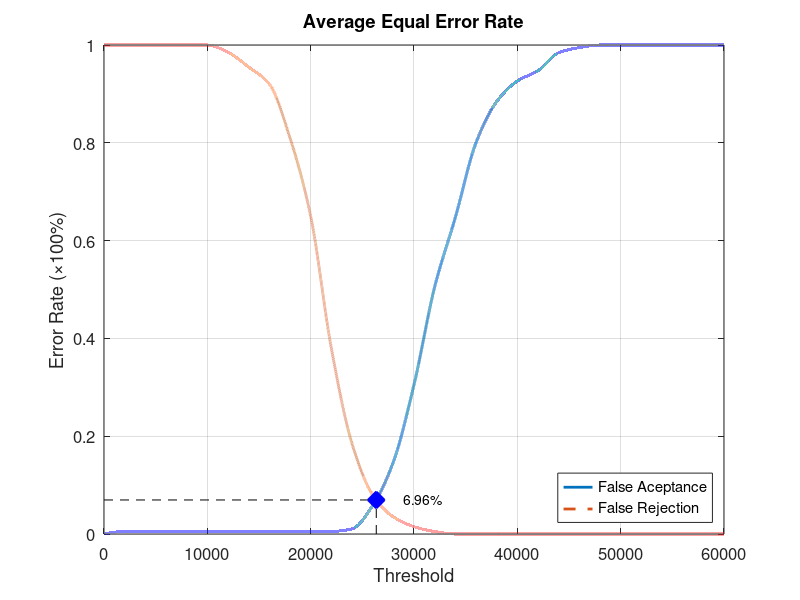
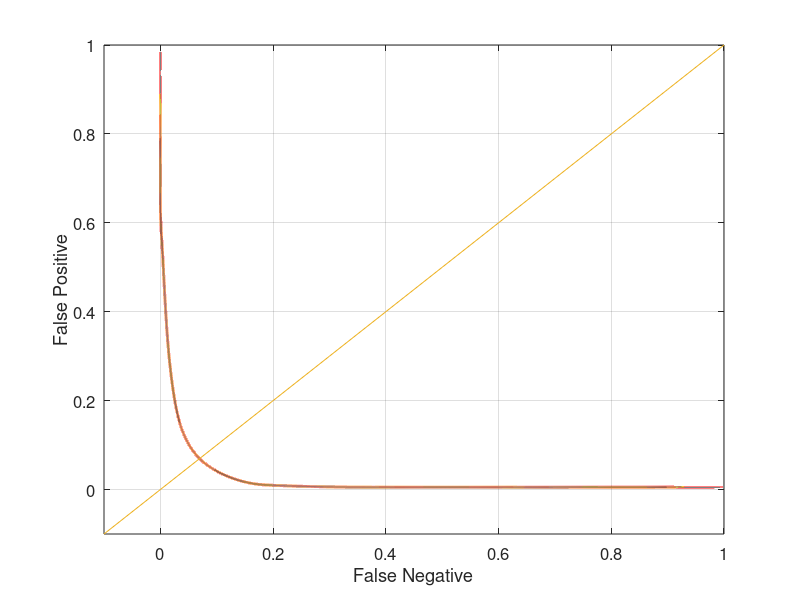

Recreate these plots in MATLAB, in order.
function yEER = Database1_1
close all;
clear;
clc;
x = 0:2000:60000;
xq = 0:0.5:60000;

y0 = [0 0.00526316 0.00526316 0.00526316 0.00526316 0.00526316 0.00526316 0.00526316 0.00526316 0.00526316 0.00526316 0.00526316 0.0105263 0.0578947 0.147368 0.305263 0.505263 0.647368 0.8 0.884211 0.926316 0.947368 0.984211 0.994737 1 1 1 1 1 1 1];
yy0 = interp1(x, y0, xq, 'pchip');
y1 = [1 1 1 1 1 1 0.985 0.955 0.92 0.81 0.65 0.38 0.185 0.08 0.035 0.015 0.005 0 0 0 0 0 0 0 0 0 0 0 0 0 0];
yy1 = interp1(x, y1, xq, 'pchip');

% Calculating EER: 
y2 = abs(y0 - y1);
find(y2 == min(y2))
yy2 = abs(yy0 - yy1);
xEER = find(yy2 == min(yy2));
xEERIndex = xq(xEER) % X-axis EER
yEER = yy0(xEER) % Y-axis EER

main = figure
plot(xq, yy0,'-','LineWidth', 2);	hold on
plot(xq, yy1,'--','LineWidth', 2);	hold on
plot([xEERIndex xEERIndex], [0 yEER], 'k--');	hold on
plot([0 xEERIndex], [yEER yEER], 'k--');	hold on
plot(xEERIndex, yEER, 'bx', 'LineWidth', 10);	hold on
text(xEERIndex + 10 * xEERIndex / 100, yEER, [num2str(round((10000 * yEER)) / 100) '%'])
legend('False Aceptance', 'False Rejection', 'Location', 'SouthEast')
xlabel('Threshold')
ylabel('Error Rate (\times100%)')
title('Average Equal Error Rate')
set(gca, 'FontSize', 12)
axis([0 60000 0 1])
grid on

print(main, 'Database1_1Main', '-dpng');
FNRxFPR = figure('Color', [1 1 1]);
plot(yy1, yy0, '-', yy1, yy0, 'LineWidth', 2);
hold on
y = -0.1:0.1:1
plot(y, y); 
set(gca, 'FontSize', 12)
xlabel('False Negative')
ylabel('False Positive')
axis([-0.1 1 -0.1 1])
set(gca, 'FontSize', 12)
grid on

print(FNRxFPR, 'Database1_1FNRxFPR','-dpng');
end
